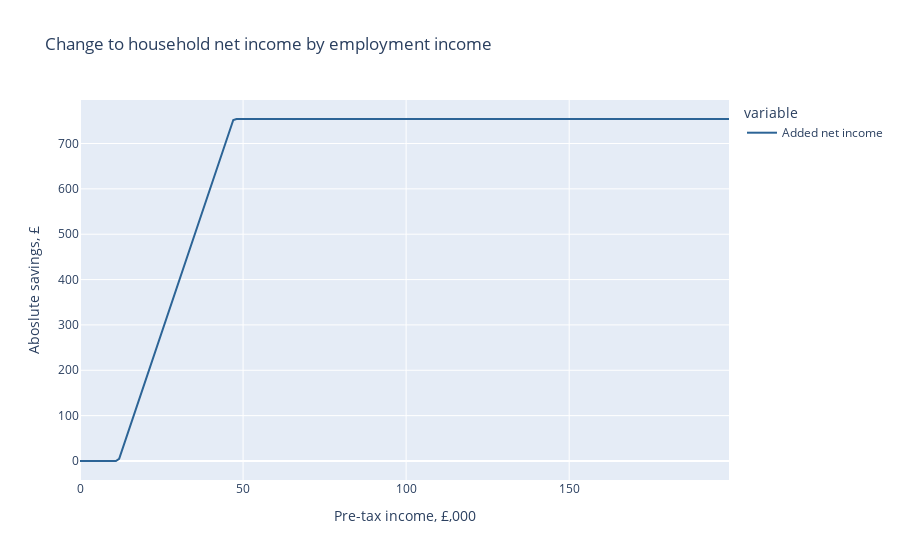

The code cell stored with this chart in its notebook:
### Code cell
from policyengine_core.charts import *

diff = pd.DataFrame({
  "Added net income": (reform_simulation.calculate("household_net_income", 2024) - baseline_simulation.calculate("household_net_income", 2024))
})
fig = px.line(
    diff,
    color_discrete_map={
      "Added net income": BLUE_PRIMARY
    },
    title="Change to household net income by employment income"
).update_layout(
    xaxis_title="Pre-tax income, £,000",
    yaxis_title="Aboslute savings, £",
)
fig

### Figure 1 — Plotly figure (JSON) as saved in the notebook; plotly's stock layout.template omitted (floating-point values rounded to 4 significant figures; data arrays with more than 128 entries replaced by an {"elided": "..."} marker saying what was removed)
{"data": [{"hovertemplate": "variable=Added net income<br>index=%{x}<br>value=%{y}<extra></extra>", "legendgroup": "Added net income", "line": {"color": "#2C6496", "dash": "solid"}, "marker": {"symbol": "circle"}, "mode": "lines", "name": "Added net income", "orientation": "v", "showlegend": true, "type": "scatter", "x": {"elided": "200 int values"}, "xaxis": "x", "y": {"elided": "200 float values"}, "yaxis": "y"}], "layout": {"legend": {"title": {"text": "variable"}, "tracegroupgap": 0}, "title": {"text": "Change to household net income by employment income"}, "xaxis": {"anchor": "y", "domain": [0, 1], "title": {"text": "Pre-tax income, £,000"}}, "yaxis": {"anchor": "x", "domain": [0, 1], "title": {"text": "Aboslute savings, £"}}}}
